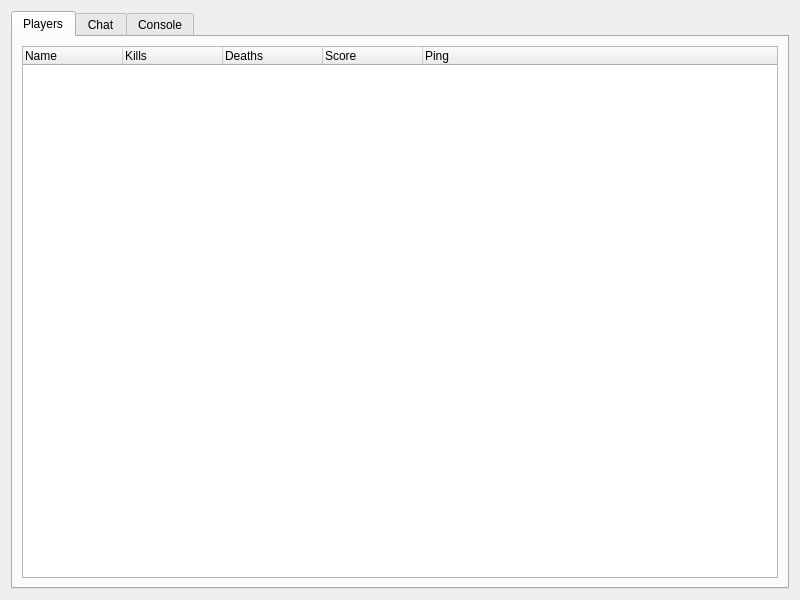
<?xml version="1.0" encoding="UTF-8"?>
<ui version="4.0">
 <class>MinecraftWidget</class>
 <widget class="QWidget" name="MinecraftWidget">
  <property name="geometry">
   <rect>
    <x>0</x>
    <y>0</y>
    <width>800</width>
    <height>600</height>
   </rect>
  </property>
  <property name="windowTitle">
   <string/>
  </property>
  <property name="locale">
   <locale language="English" country="UnitedStates"/>
  </property>
  <layout class="QGridLayout" name="gridLayout">
   <item row="0" column="0" colspan="2">
    <widget class="QTabWidget" name="tabWidget">
     <property name="currentIndex">
      <number>0</number>
     </property>
     <property name="documentMode">
      <bool>false</bool>
     </property>
     <widget class="QWidget" name="tab_pl">
      <attribute name="title">
       <string>Players</string>
      </attribute>
      <layout class="QGridLayout" name="gridLayout_tab_pl">
       <item row="1" column="0" colspan="2">
        <widget class="QTreeWidget" name="treeWidget_pl">
         <property name="locale">
          <locale language="English" country="UnitedKingdom"/>
         </property>
         <property name="frameShape">
          <enum>QFrame::StyledPanel</enum>
         </property>
         <property name="dragDropMode">
          <enum>QAbstractItemView::InternalMove</enum>
         </property>
         <column>
          <property name="text">
           <string>Name</string>
          </property>
         </column>
         <column>
          <property name="text">
           <string>Kills</string>
          </property>
         </column>
         <column>
          <property name="text">
           <string>Deaths</string>
          </property>
         </column>
         <column>
          <property name="text">
           <string>Score</string>
          </property>
         </column>
         <column>
          <property name="text">
           <string>Ping</string>
          </property>
         </column>
        </widget>
       </item>
      </layout>
     </widget>
     <widget class="QWidget" name="tab_ch">
      <attribute name="title">
       <string>Chat</string>
      </attribute>
      <layout class="QGridLayout" name="gridLayout_5">
       <item row="1" column="0">
        <widget class="QLineEdit" name="lineEdit_ch_input">
         <property name="locale">
          <locale language="English" country="UnitedStates"/>
         </property>
        </widget>
       </item>
       <item row="1" column="1">
        <widget class="QPushButton" name="pushButton_ch_send">
         <property name="locale">
          <locale language="English" country="UnitedStates"/>
         </property>
         <property name="text">
          <string>Send</string>
         </property>
        </widget>
       </item>
       <item row="0" column="0" colspan="2">
        <widget class="QTextEdit" name="textEdit_ch_output">
         <property name="locale">
          <locale language="English" country="UnitedStates"/>
         </property>
         <property name="readOnly">
          <bool>true</bool>
         </property>
         <property name="html">
          <string notr="true">&lt;!DOCTYPE HTML PUBLIC &quot;-//W3C//DTD HTML 4.0//EN&quot; &quot;http://www.w3.org/TR/REC-html40/strict.dtd&quot;&gt;
&lt;html&gt;&lt;head&gt;&lt;meta name=&quot;qrichtext&quot; content=&quot;1&quot; /&gt;&lt;style type=&quot;text/css&quot;&gt;
p, li { white-space: pre-wrap; }
&lt;/style&gt;&lt;/head&gt;&lt;body style=&quot; font-family:'MS Shell Dlg 2'; font-size:8.25pt; font-weight:400; font-style:normal;&quot;&gt;
&lt;p style=&quot;-qt-paragraph-type:empty; margin-top:0px; margin-bottom:0px; margin-left:0px; margin-right:0px; -qt-block-indent:0; text-indent:0px; font-family:'Ubuntu'; font-size:11pt;&quot;&gt;&lt;br /&gt;&lt;/p&gt;&lt;/body&gt;&lt;/html&gt;</string>
         </property>
        </widget>
       </item>
      </layout>
     </widget>
     <widget class="QWidget" name="tab_co">
      <attribute name="title">
       <string>Console</string>
      </attribute>
      <layout class="QGridLayout" name="gridLayout_3">
       <property name="leftMargin">
        <number>9</number>
       </property>
       <property name="topMargin">
        <number>9</number>
       </property>
       <property name="rightMargin">
        <number>9</number>
       </property>
       <property name="bottomMargin">
        <number>9</number>
       </property>
       <property name="spacing">
        <number>6</number>
       </property>
       <item row="1" column="0">
        <widget class="QLineEdit" name="lineEdit_co_input">
         <property name="locale">
          <locale language="English" country="UnitedStates"/>
         </property>
        </widget>
       </item>
       <item row="1" column="1">
        <widget class="QPushButton" name="pushButton_co_send">
         <property name="locale">
          <locale language="English" country="UnitedStates"/>
         </property>
         <property name="text">
          <string>Send</string>
         </property>
        </widget>
       </item>
       <item row="0" column="0" colspan="2">
        <widget class="QTextEdit" name="textEdit_co_output">
         <property name="enabled">
          <bool>true</bool>
         </property>
         <property name="styleSheet">
          <string notr="true"/>
         </property>
         <property name="locale">
          <locale language="English" country="UnitedStates"/>
         </property>
         <property name="readOnly">
          <bool>true</bool>
         </property>
         <property name="html">
          <string notr="true">&lt;!DOCTYPE HTML PUBLIC &quot;-//W3C//DTD HTML 4.0//EN&quot; &quot;http://www.w3.org/TR/REC-html40/strict.dtd&quot;&gt;
&lt;html&gt;&lt;head&gt;&lt;meta name=&quot;qrichtext&quot; content=&quot;1&quot; /&gt;&lt;style type=&quot;text/css&quot;&gt;
p, li { white-space: pre-wrap; }
&lt;/style&gt;&lt;/head&gt;&lt;body style=&quot; font-family:'MS Shell Dlg 2'; font-size:8.25pt; font-weight:400; font-style:normal;&quot;&gt;
&lt;p style=&quot;-qt-paragraph-type:empty; margin-top:0px; margin-bottom:0px; margin-left:0px; margin-right:0px; -qt-block-indent:0; text-indent:0px; font-family:'Ubuntu'; font-size:11pt;&quot;&gt;&lt;br /&gt;&lt;/p&gt;&lt;/body&gt;&lt;/html&gt;</string>
         </property>
        </widget>
       </item>
      </layout>
     </widget>
    </widget>
   </item>
  </layout>
 </widget>
 <resources/>
 <connections/>
</ui>
